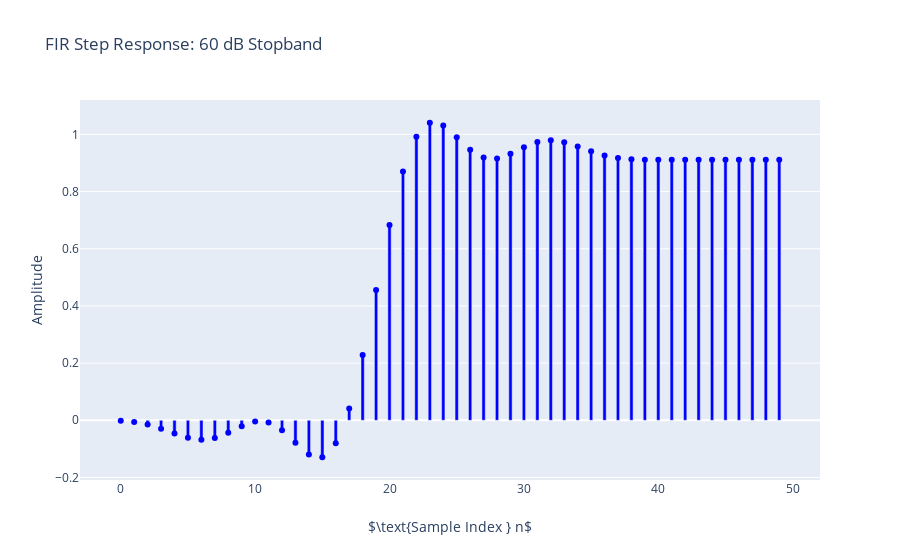
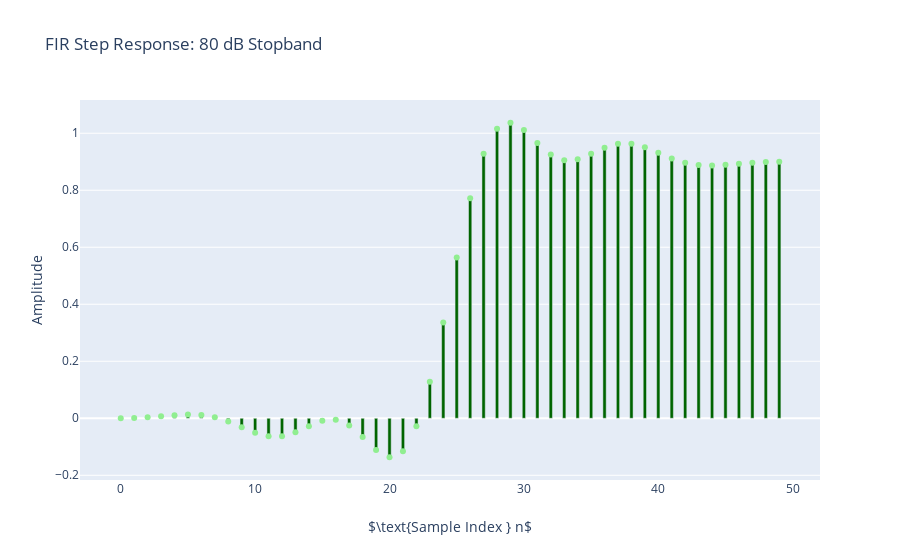

Write notebook code for charts like these, in order.
### Code cell
n = np.arange(50)
x = ss.dstep(n)
y1 = signal.lfilter(b1,1,x)
y2 = signal.lfilter(b2,1,x)
fig1 = plotly_stem(n,y1,r'$\text{Sample Index } n$','Amplitude',
            'FIR Step Response: 60 dB Stopband',stem_width=0.5)
fig2 = plotly_stem(n,y2,r'$\text{Sample Index } n$','Amplitude',
            'FIR Step Response: 80 dB Stopband',stem_width=0.5,
             stem_symbol_color='lightgreen',stem_color='darkgreen')

### Figure 1 — Plotly figure (JSON) as saved in the notebook; plotly's stock layout.template omitted (floating-point values rounded to 4 significant figures)
{"data": [{"marker": {"color": "blue", "size": 6}, "mode": "markers", "name": "", "type": "scatter", "x": [0, 1, 2, 3, 4, 5, 6, 7, 8, 9, 10, 11, 12, 13, 14, 15, 16, 17, 18, 19, 20, 21, 22, 23, 24, 25, 26, 27, 28, 29, 30, 31, 32, 33, 34, 35, 36, 37, 38, 39, 40, 41, 42, 43, 44, 45, 46, 47, 48, 49], "y": [-0.001258, -0.005906, -0.01502, -0.0293, -0.04625, -0.06111, -0.06769, -0.06168, -0.04362, -0.0206, -0.004614, -0.007605, -0.03473, -0.07893, -0.1199, -0.1293, -0.08025, 0.04117, 0.2287, 0.4557, 0.6827, 0.8703, 0.9917, 1.041, 1.031, 0.9904, 0.9462, 0.919, 0.916, 0.932, 0.9551, 0.9731, 0.9791, 0.9725, 0.9577, 0.9407, 0.9265, 0.9173, 0.9127, 0.9114, 0.9114, 0.9114, 0.9114, 0.9114, 0.9114, 0.9114, 0.9114, 0.9114, 0.9114, 0.9114]}, {"marker": {"color": "blue"}, "name": "", "showlegend": false, "type": "bar", "width": 0.245, "x": [0, 1, 2, 3, 4, 5, 6, 7, 8, 9, 10, 11, 12, 13, 14, 15, 16, 17, 18, 19, 20, 21, 22, 23, 24, 25, 26, 27, 28, 29, 30, 31, 32, 33, 34, 35, 36, 37, 38, 39, 40, 41, 42, 43, 44, 45, 46, 47, 48, 49], "y": [-0.001258, -0.005906, -0.01502, -0.0293, -0.04625, -0.06111, -0.06769, -0.06168, -0.04362, -0.0206, -0.004614, -0.007605, -0.03473, -0.07893, -0.1199, -0.1293, -0.08025, 0.04117, 0.2287, 0.4557, 0.6827, 0.8703, 0.9917, 1.041, 1.031, 0.9904, 0.9462, 0.919, 0.916, 0.932, 0.9551, 0.9731, 0.9791, 0.9725, 0.9577, 0.9407, 0.9265, 0.9173, 0.9127, 0.9114, 0.9114, 0.9114, 0.9114, 0.9114, 0.9114, 0.9114, 0.9114, 0.9114, 0.9114, 0.9114]}], "layout": {"autosize": true, "showlegend": false, "title": {"text": "FIR Step Response: 60 dB Stopband"}, "xaxis": {"autorange": true, "range": [-3.131, 52.13], "title": {"text": "$\\text{Sample Index } n$"}, "type": "linear"}, "yaxis": {"autorange": true, "range": [-0.215, 1.126], "title": {"text": "Amplitude"}, "type": "linear"}}}

### Figure 2 — Plotly figure (JSON) as saved in the notebook; plotly's stock layout.template omitted (floating-point values rounded to 4 significant figures)
{"data": [{"marker": {"color": "lightgreen", "size": 6}, "mode": "markers", "name": "", "type": "scatter", "x": [0, 1, 2, 3, 4, 5, 6, 7, 8, 9, 10, 11, 12, 13, 14, 15, 16, 17, 18, 19, 20, 21, 22, 23, 24, 25, 26, 27, 28, 29, 30, 31, 32, 33, 34, 35, 36, 37, 38, 39, 40, 41, 42, 43, 44, 45, 46, 47, 48, 49], "y": [0.0003181, 0.001347, 0.003528, 0.006919, 0.01075, 0.01317, 0.0116, 0.003671, -0.01131, -0.03115, -0.05066, -0.06308, -0.06295, -0.04933, -0.02766, -0.008906, -0.005483, -0.02515, -0.06536, -0.1109, -0.1367, -0.1156, -0.0283, 0.1279, 0.3362, 0.5639, 0.7722, 0.9284, 1.016, 1.037, 1.011, 0.9654, 0.9252, 0.9056, 0.909, 0.9277, 0.9494, 0.963, 0.9632, 0.9507, 0.9312, 0.9114, 0.8964, 0.8885, 0.8869, 0.8893, 0.8932, 0.8966, 0.8987, 0.8998]}, {"marker": {"color": "darkgreen"}, "name": "", "showlegend": false, "type": "bar", "width": 0.245, "x": [0, 1, 2, 3, 4, 5, 6, 7, 8, 9, 10, 11, 12, 13, 14, 15, 16, 17, 18, 19, 20, 21, 22, 23, 24, 25, 26, 27, 28, 29, 30, 31, 32, 33, 34, 35, 36, 37, 38, 39, 40, 41, 42, 43, 44, 45, 46, 47, 48, 49], "y": [0.0003181, 0.001347, 0.003528, 0.006919, 0.01075, 0.01317, 0.0116, 0.003671, -0.01131, -0.03115, -0.05066, -0.06308, -0.06295, -0.04933, -0.02766, -0.008906, -0.005483, -0.02515, -0.06536, -0.1109, -0.1367, -0.1156, -0.0283, 0.1279, 0.3362, 0.5639, 0.7722, 0.9284, 1.016, 1.037, 1.011, 0.9654, 0.9252, 0.9056, 0.909, 0.9277, 0.9494, 0.963, 0.9632, 0.9507, 0.9312, 0.9114, 0.8964, 0.8885, 0.8869, 0.8893, 0.8932, 0.8966, 0.8987, 0.8998]}], "layout": {"autosize": true, "showlegend": false, "title": {"text": "FIR Step Response: 80 dB Stopband"}, "xaxis": {"autorange": true, "range": [-3.131, 52.13], "title": {"text": "$\\text{Sample Index } n$"}, "type": "linear"}, "yaxis": {"autorange": true, "range": [-0.2227, 1.123], "title": {"text": "Amplitude"}, "type": "linear"}}}
